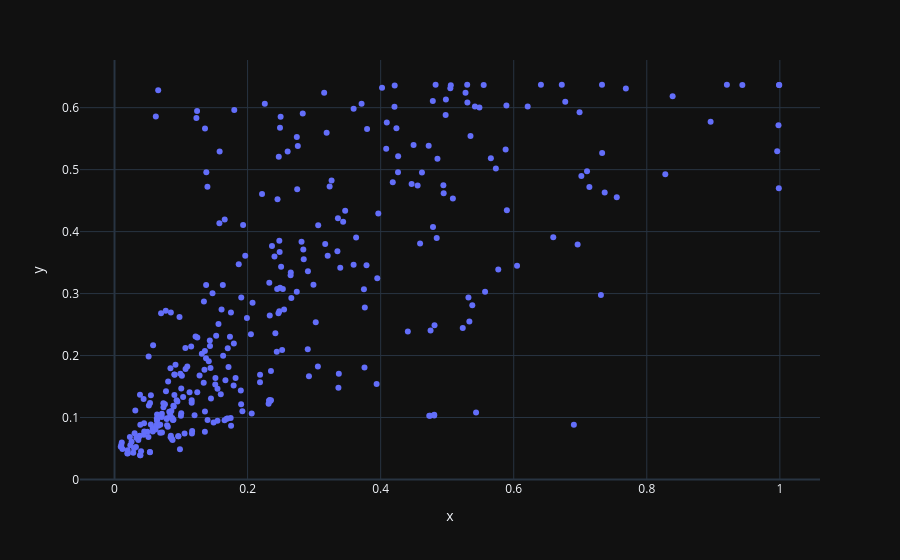

The notebook cell this image was saved under:
### Code cell
fig = px.scatter(x=test_height,y=predictions_height)
fig.show()

### Figure 1 — Plotly figure (JSON) as saved in the notebook; plotly's stock layout.template omitted (floating-point values rounded to 4 significant figures; data arrays with more than 128 entries replaced by an {"elided": "..."} marker saying what was removed)
{"data": [{"hovertemplate": "x=%{x}<br>y=%{y}<extra></extra>", "legendgroup": "", "marker": {"color": "#636efa", "symbol": "circle"}, "mode": "markers", "name": "", "orientation": "v", "showlegend": false, "x": {"elided": "328 float values"}, "xaxis": "x", "y": {"elided": "328 float values"}, "yaxis": "y", "type": "scatter"}], "layout": {"xaxis": {"anchor": "y", "domain": [0.0, 1.0], "title": {"text": "x"}}, "yaxis": {"anchor": "x", "domain": [0.0, 1.0], "title": {"text": "y"}}, "legend": {"tracegroupgap": 0}, "margin": {"t": 60}}}
